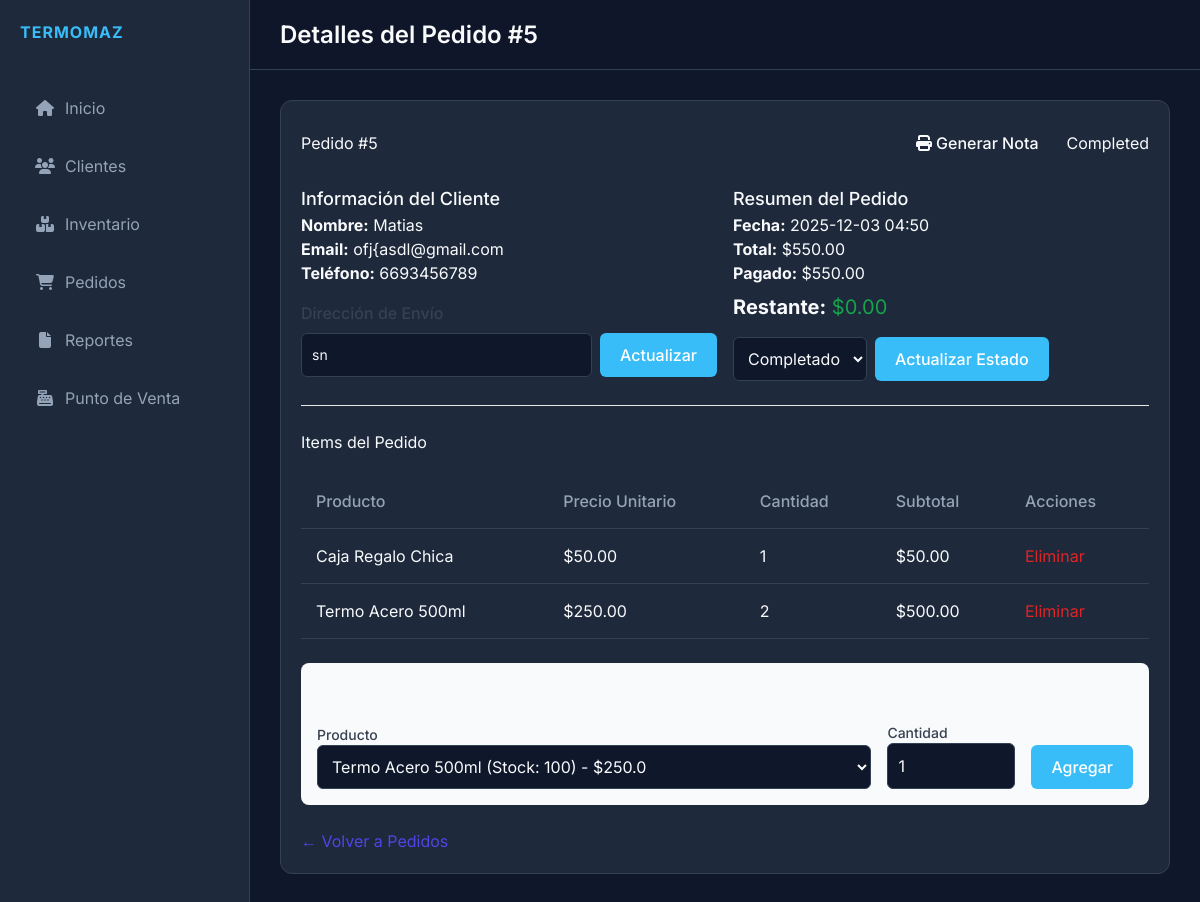
The app's page /orders/5 with its own data.
### models.py (models this page shows)
class Order(db.Model):
    id = db.Column(db.Integer, primary_key=True)
    client_id = db.Column(db.Integer, db.ForeignKey('client.id'), nullable=False)
    client = db.relationship('Client', backref=db.backref('orders', lazy=True))
    date = db.Column(db.DateTime, default=datetime.utcnow)
    status = db.Column(db.String(20), default='Pending') # Pending, Completed, Cancelled
    total = db.Column(db.Float, default=0.0)
    paid_amount = db.Column(db.Float, default=0.0)
    payment_status = db.Column(db.String(20), default='Pending') # Pending, Partial, Paid
    shipping_address = db.Column(db.String(200))
    items = db.relationship('OrderItem', backref='order', lazy=True, cascade="all, delete-orphan")

class Client(db.Model):
    id = db.Column(db.Integer, primary_key=True)
    name = db.Column(db.String(100), nullable=False)
    phone = db.Column(db.String(20))
    email = db.Column(db.String(100))
    address = db.Column(db.String(200))
    created_at = db.Column(db.DateTime, default=datetime.utcnow)

class OrderItem(db.Model):
    id = db.Column(db.Integer, primary_key=True)
    order_id = db.Column(db.Integer, db.ForeignKey('order.id'), nullable=False)
    product_id = db.Column(db.Integer, db.ForeignKey('product.id'), nullable=False)
    product = db.relationship('Product')
    quantity = db.Column(db.Integer, nullable=False)
    price_at_time = db.Column(db.Float, nullable=False)

class Product(db.Model):
    id = db.Column(db.Integer, primary_key=True)
    name = db.Column(db.String(100), nullable=False)
    description = db.Column(db.Text)
    price = db.Column(db.Float, nullable=False)
    stock = db.Column(db.Integer, default=0)
    category = db.Column(db.String(50)) # 'thermos', 'box', 'other'
    created_at = db.Column(db.DateTime, default=datetime.utcnow)

### app.py (the view)
@app.route('/orders/<int:id>')
def order_details(id):
    order = Order.query.get_or_404(id)
    products = Product.query.all()
    return render_template('order_details.html', order=order, products=products)

### templates/order_details.html (shortened to what this page needs)
{% extends 'base.html' %}
{% block title %}Detalles del Pedido #{{ order.id }}{% endblock %}
{% block content %}
<div class="card">
    <div class="modal-header">
        <h2>Pedido #{{ order.id }}</h2>
        <div class="flex gap-2 items-center">
            <a href="{{ url_for('order_note', id=order.id) }}" target="_blank"
                class="btn btn-secondary btn-sm flex items-center gap-1">
                <i class="fas fa-print"></i> Generar Nota
            </a>
            <div>
                <span class="badge badge-{{ 'success' if order.status == 'Completed' else 'warning' }}">{{ order.status
                    }}</span>
            </div>
        </div>
    </div>
    <div class="grid grid-cols-2 gap-4 mb-6">
        <div>
            <h3 class="text-lg font-medium">Información del Cliente</h3>
            <p><strong>Nombre:</strong> {{ order.client.name }}</p>
            <p><strong>Email:</strong> {{ order.client.email }}</p>
            <p><strong>Teléfono:</strong> {{ order.client.phone }}</p>
            <div class="mt-4">
                <h4 class="text-md font-medium text-gray-700">Dirección de Envío</h4>
                <form action="{{ url_for('update_order_address', id=order.id) }}" method="POST" class="mt-2">
                    <div class="flex gap-2">
                        <input type="text" name="shipping_address" value="{{ order.shipping_address or '' }}"
                            class="form-control text-sm" placeholder="Dirección de envío">
                        <button type="submit" class="btn btn-primary btn-sm whitespace-nowrap">Actualizar</button>
                    </div>
                </form>
            </div>
        </div>
        <div>
            <h3 class="text-lg font-medium">Resumen del Pedido</h3>
            <p><strong>Fecha:</strong> {{ order.date.strftime('%Y-%m-%d %H:%M') }}</p>
            <p><strong>Total:</strong> ${{ "%.2f"|format(order.total) }}</p>
            <p><strong>Pagado:</strong> ${{ "%.2f"|format(order.paid_amount or 0) }}</p>
            <p class="text-xl mt-2">
                <strong>Restante:</strong>
                <span
                    class="{{ 'text-green-600' if (order.total - (order.paid_amount or 0)) <= 0.01 else 'text-red-600' }}">
                    ${{ "%.2f"|format(order.total - (order.paid_amount or 0)) }}
                </span>
            </p>
            <form action="{{ url_for('update_order_status', id=order.id) }}" method="POST"
                class="mt-4 flex items-center">
                <select name="status" class="form-control mr-2" style="width: auto;">
                    <option value="Completed" {% if order.status=='Completed' %}selected{% endif %}>Completado</option>
                </select>
                <button type="submit" class="btn btn-primary btn-sm">Actualizar Estado</button>
            </form>
            {% set remaining = order.total - (order.paid_amount or 0) %}
        </div>
    </div>
    <hr class="my-6">
    <div class="modal-header">
        <h3>Items del Pedido</h3>
    </div>
    <div class="table-container mb-6">
        <table>
            <thead>
                <tr>
                    <th>Producto</th>
                    <th>Precio Unitario</th>
                    <th>Cantidad</th>
                    <th>Subtotal</th>
                    <th>Acciones</th>
                </tr>
            </thead>
            <tbody>
                {% for item in order.items %}
                <tr>
                    <td>{{ item.product.name }}</td>
                    <td>${{ "%.2f"|format(item.price_at_time) }}</td>
                    <td>{{ item.quantity }}</td>
                    <td>${{ "%.2f"|format(item.price_at_time * item.quantity) }}</td>
                    <td>
                        <a href="{{ url_for('remove_order_item', id=order.id, item_id=item.id) }}"
                            class="text-red-600 hover:text-red-900"
                            onclick="return confirm('¿Eliminar este item?')">Eliminar</a>
                    </td>
                </tr>
                {% else %}
                <tr>
                    <td colspan="5" class="text-center py-4 text-gray-500">No hay productos en este pedido.</td>
                </tr>
                {% endfor %}
            </tbody>
        </table>
    </div>
    <div class="bg-gray-50 p-4 rounded-lg">
        <h4 class="text-lg font-medium mb-4">Agregar Producto</h4>
        <form action="{{ url_for('add_order_item', id=order.id) }}" method="POST" class="flex items-end gap-4">
            <div class="flex-grow">
                <label class="block text-sm font-medium text-gray-700">Producto</label>
                <select name="product_id" class="form-control w-full" required>
                    {% for product in products %}
                    <option value="{{ product.id }}">
                        {{ product.name }} (Stock: {{ product.stock }}) - ${{ product.price }}
                    </option>
                    {% endfor %}
                </select>
            </div>
            <div class="w-32">
                <label class="block text-sm font-medium text-gray-700">Cantidad</label>
                <input type="number" name="quantity" value="1" min="1" class="form-control w-full" required>
            </div>
            <button type="submit" class="btn btn-primary">Agregar</button>
        </form>
    </div>
    <div class="mt-6">
        <a href="{{ url_for('orders') }}" class="text-indigo-600 hover:text-indigo-900">&larr; Volver a Pedidos</a>
    </div>
</div>
{% endblock %}

### static/style.css (style rules this page uses)
:root { --bg-color: #0f172a; --sidebar-bg: #1e293b; --card-bg: #1e293b; --text-color: #f8fafc; --text-muted: #94a3b8; --accent-color: #38bdf8; --accent-hover: #0ea5e9; --border-color: #334155; --success-color: #22c55e; --danger-color: #ef4444; --font-main: 'Inter', sans-serif; }
* { margin: 0; padding: 0; box-sizing: border-box; }
body { font-family: var(--font-main); background-color: var(--bg-color); color: var(--text-color); height: 100vh; overflow: hidden; }
.card { background-color: var(--card-bg); border-radius: 12px; padding: 20px; border: 1px solid var(--border-color); margin-bottom: 20px; }
.form-control { width: 100%; padding: 10px; background-color: var(--bg-color); border: 1px solid var(--border-color); border-radius: 6px; color: var(--text-color); font-family: var(--font-main); }
.btn { padding: 10px 20px; border-radius: 6px; border: none; cursor: pointer; font-weight: 500; transition: background-color 0.3s; }
.btn-primary { background-color: var(--accent-color); color: #fff; }
.table-container { overflow-x: auto; }
table { width: 100%; border-collapse: collapse; }
th, td { padding: 15px; text-align: left; border-bottom: 1px solid var(--border-color); }
th { color: var(--text-muted); font-weight: 500; }
.modal-header { display: flex; justify-content: space-between; align-items: center; margin-bottom: 20px; }

### records on screen
Order: id "5", status "Completed", shipping_address "sn", date "2025-12-03 04:50", total "550.00", paid_amount "550.00", order.total-(order.paid_amountor0) "0.00", status "Completado"
Client: client.name "Matias", client.email "ofj{asdl@gmail.com", client.phone "6693456789"
OrderItem: product.name "Caja Regalo Chica", price_at_time "50.00", quantity "1", item.price_at_time*item.quantity "50.00"
OrderItem: product.name "Termo Acero 500ml", price_at_time "250.00", quantity "2", item.price_at_time*item.quantity "500.00"

### other values on screen
form field product_id "Termo Acero 500ml (Stock: 100) - $250.0"
